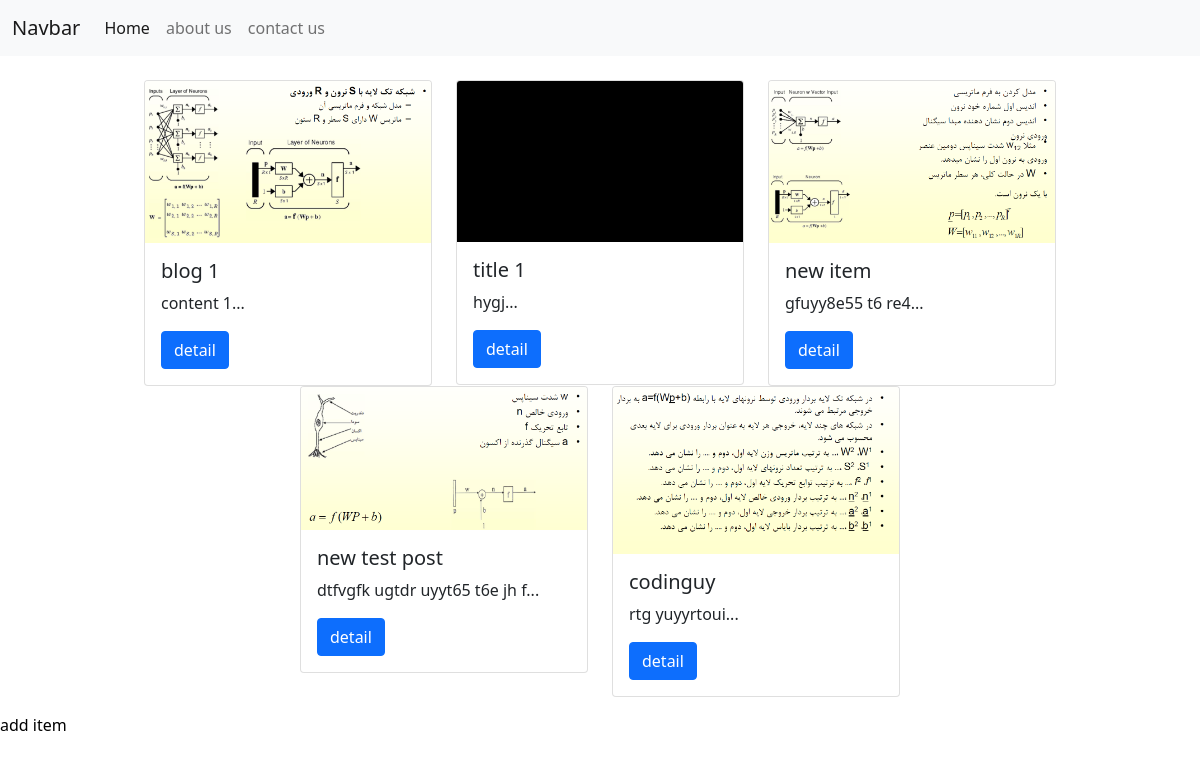
Page /testapp/ on the committed database.
### testapp/models.py (models this page shows, shortened)
class Blog(models.Model):
    title = models.CharField(max_length=200)
    content = models.TextField()
    date = models.DateTimeField(auto_now_add=True)
    author = models.ForeignKey(User, on_delete= models.CASCADE,null=True,blank=True)
    image = models.ImageField(upload_to='%Y/%m/%d',null=True,blank=True)
    likes = models.ManyToManyField(User ,related_name='BlogLikes',blank=True)
    def getsnippet(self):
        return self.content[0:30] + '...'

### testapp/views.py (the view)
# urls.py: path('' ,BlogView.as_view(),name='home'),
class BlogView(generic.ListView):
    template_name='testapp/Home.html'
    context_object_name='blogpost'
    def get_queryset(self):
        return Blog.objects.all()

### testapp/templates/testapp/Home.html (shortened to what this page needs)
{% extends 'base.html' %}
{% block content %}
    <div class="row row-cols-auto postblogs">
        {% for post in blogpost %}
        <div class="col">
        <div class="card" style="width: 18rem;">
           <img src="{{post.image.url}}" class="card-img-top" alt="...">
           <div class="card-body">
             <h5 class="card-title">{{post.title}}</h5>
             <p class="card-text">{{post.getsnippet}}</p>
             <a href="{% url 'detail' post.id %" class="btn btn-primary">detail</a>
           </div>
         </div>
        </div>
    </div>
<a href="additem">add item</a>
{%load static%}
{% endblock content %}
    {% load static %}

### testapp/templates/base.html (shortened to what this page needs)
<!DOCTYPE html>
<html lang="en">
<head>
    {% load static %}
    <link href="https://cdn.jsdelivr.net/npm/bootstrap@5.0.0-beta1/dist/css/bootstrap.min.css" rel="stylesheet">
    <link rel="stylesheet" href="{% static 'testapp/style.css' %}">
</head>
<body>
    <nav class="navbar navbar-expand-lg navbar-light bg-light">
        <div class="container-fluid">
          <a class="navbar-brand" href="#">Navbar</a>
          <div class="collapse navbar-collapse" id="navbarNavDropdown">
            <ul class="navbar-nav">
              <li class="nav-item">
                <a class="nav-link active" aria-current="page" href="{% url 'home'%}">Home</a>
              </li>
              <li class="nav-item">
                <a class="nav-link" href="#">about us</a>
              </li>
              <li class="nav-item">
                <a class="nav-link" href="#">contact us</a>
              </li>
            </ul>
          </div>
        </div>
      </nav>
    <br/>
    {% block content %}
    {% endblock content %}
</body>
</html>

### testapp/static/testapp/style.css (style rules this page uses)
* { padding :0; margin :0; box-sizing: border-box; }
a { color: #000; text-decoration: none; }
.postblogs { justify-content: center; }

### rows in the picture
Blog: image (picture), title "blog 1", getsnippet "content 1..."
Blog: image (picture), title "title 1", getsnippet "hygj..."
Blog: image (picture), title "new item", getsnippet "gfuyy8e55 t6 re4..."
Blog: image (picture), title "new test post", getsnippet "dtfvgfk ugtdr uyyt65 t6e jh f..."
Blog: image (picture), title "codinguy", getsnippet "rtg yuyyrtoui..."
